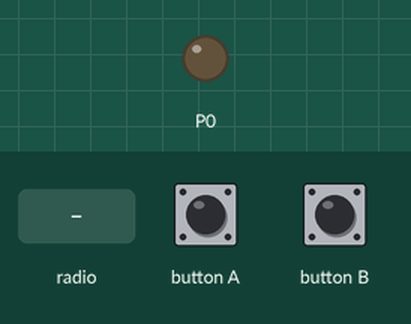
Bench run of a program on a simulated BBC micro:bit (MakeCode). Parts: output pins drawn as LEDs (lit = HIGH). The inputs (shaded band) are chosen by the test bench.

Above: at 1.2 s.
1.3 s: button A pressed for 0.15 s
At 2.2 s:
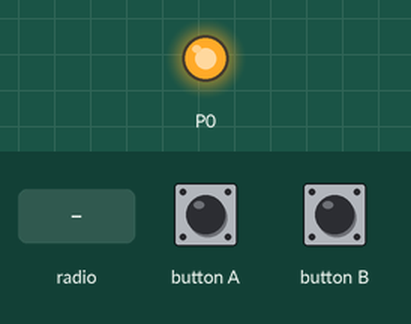
2.9 s: button B pressed for 0.15 s
At 3.4 s:
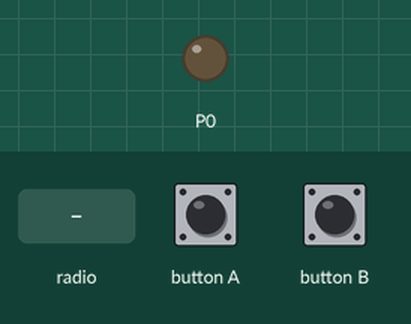
4.5 s: radio message "1" arrives
At 5.1 s:
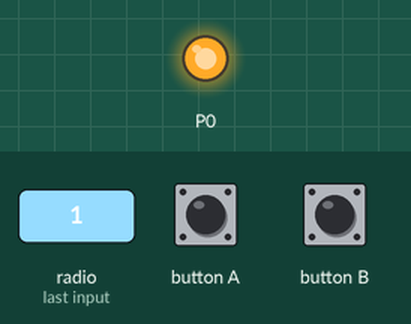
6.0 s: radio message "2" arrives
At 7.4 s:
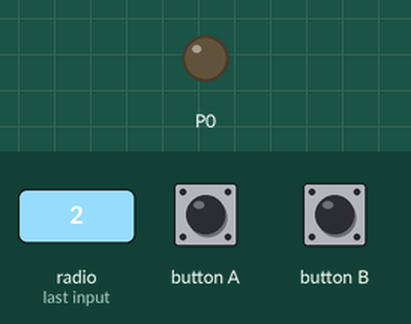
Timing chart, 0 to 8.5 s (numbered marks = the images above; inputs shaded):
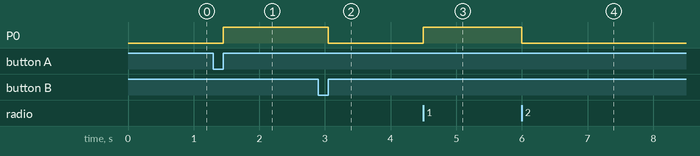

Measured:
- after the input at 1.3 s, P0: LOW → HIGH after 0.15 s
- after the input at 2.9 s, P0: HIGH → LOW after 0.15 s
- after the input at 4.5 s, P0: LOW → HIGH at once
- after the input at 6.0 s, P0: HIGH → LOW at once

The program:

main.ts
```typescript
radio.onReceivedNumber(function (receivedNumber) {
    if (receivedNumber == 1) {
        pins.digitalWritePin(DigitalPin.P0, 1)
    } else if (receivedNumber == 2) {
        pins.digitalWritePin(DigitalPin.P0, 0)
    }
})
input.onButtonPressed(Button.A, function () {
    pins.digitalWritePin(DigitalPin.P0, 1)
})
input.onButtonPressed(Button.B, function () {
    pins.digitalWritePin(DigitalPin.P0, 0)
})
radio.setGroup(88)
```

test.ts
```typescript
// tests gaan hier; deze zal niet worden gecompileerd wanneer dit pakket wordt gebruikt als extensie.
```
